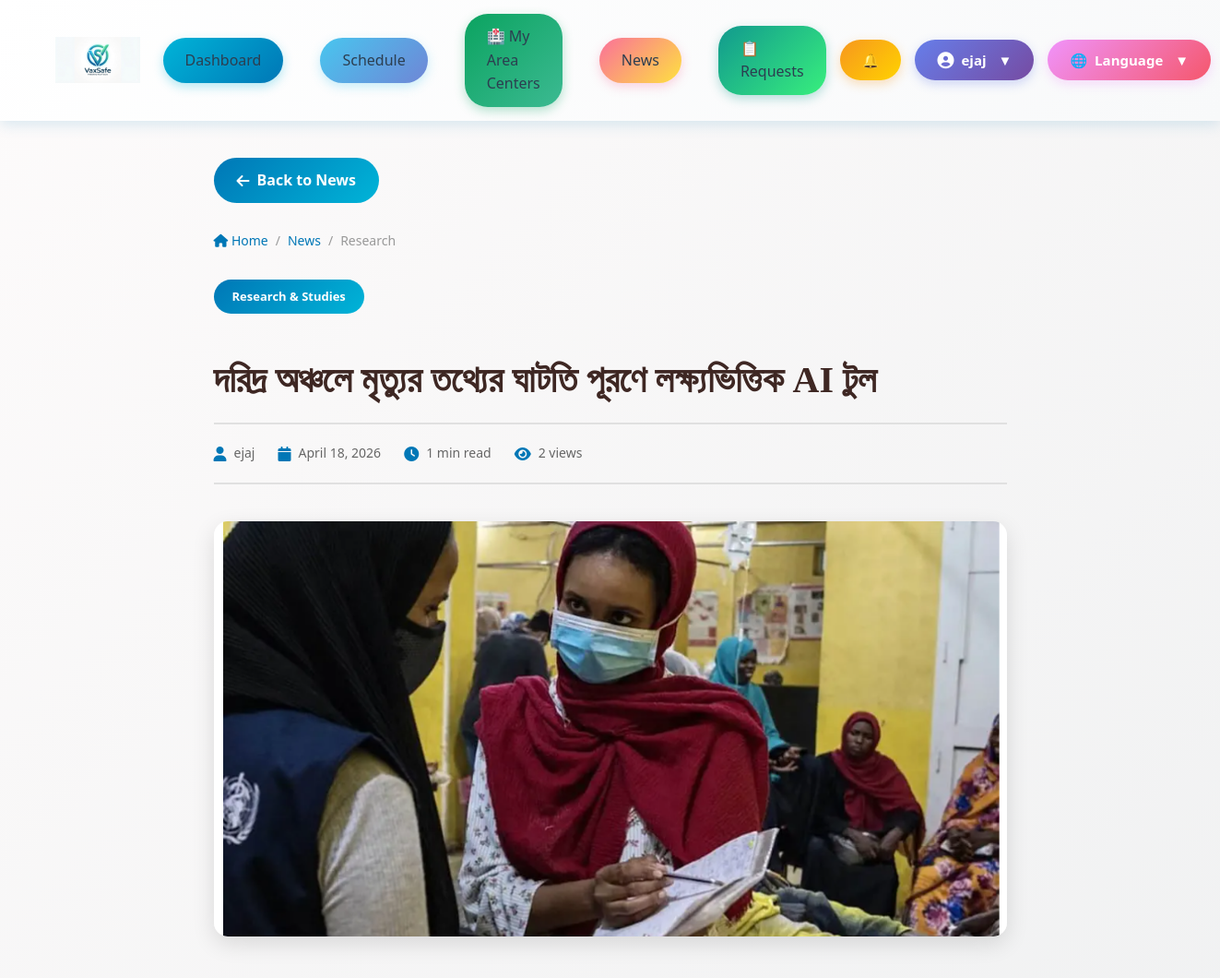
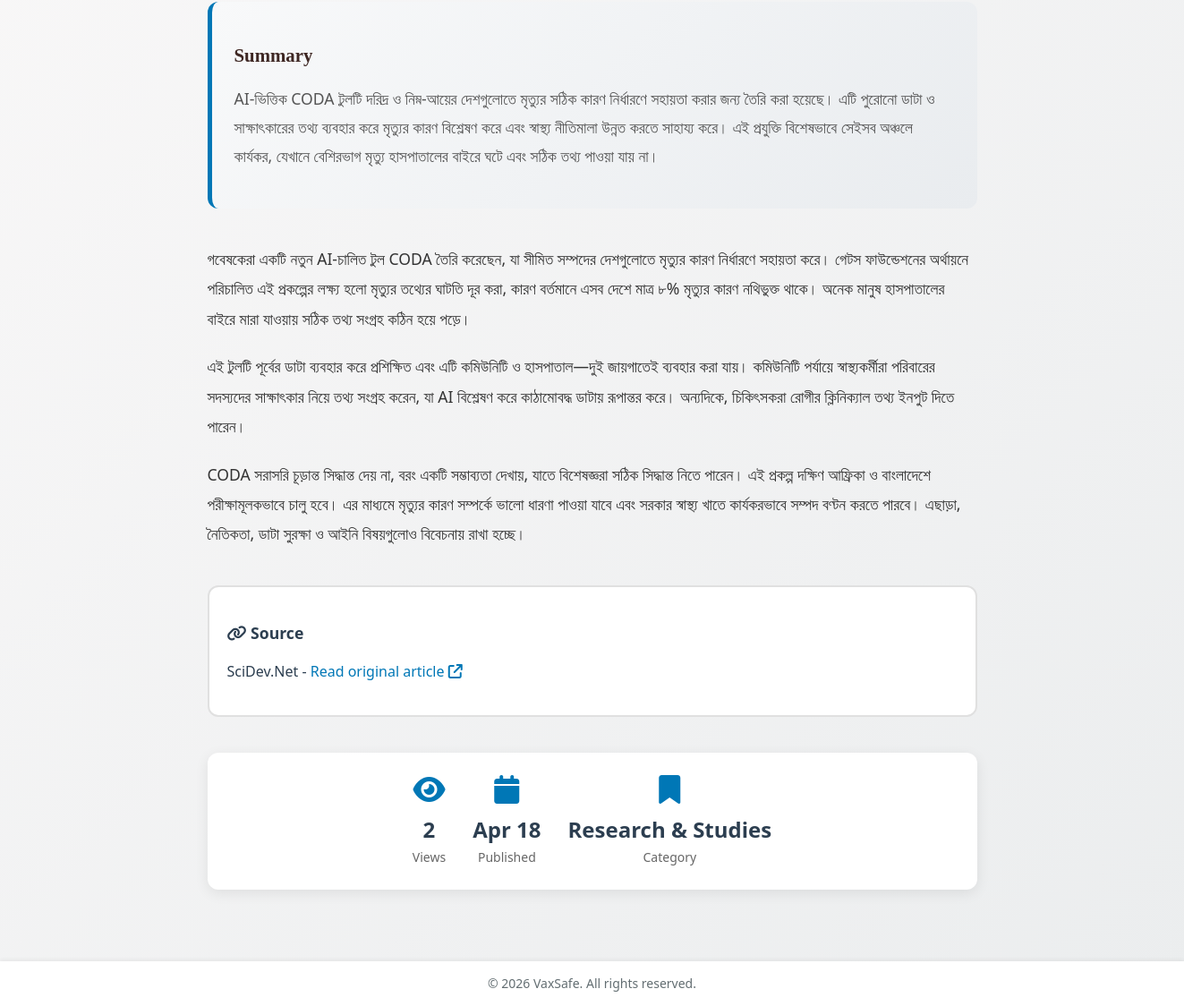
The app's page /news/ai/ (signed in) with its own data (2 pictures, top to bottom).
### vaxsafe/models.py (models this page shows, shortened)
class News(models.Model):
    CATEGORY_CHOICES = [
        ('General',   'General Health'),
        ('COVID-19',  'COVID-19'),
        ('Vaccines',  'Vaccines'),
        ('Research',  'Research & Studies'),
        ('Policy',    'Health Policy'),
        ('Awareness', 'Public Awareness'),
        ('Alert',     'Health Alert'),
    ]
    title        = models.CharField(max_length=300)
    slug         = models.SlugField(max_length=300, unique=True, blank=True)
    category     = models.CharField(max_length=50, choices=CATEGORY_CHOICES, default='General')
    summary      = models.TextField()
    content      = models.TextField()
    image        = models.ImageField(upload_to='news_images/', blank=True, null=True)
    source       = models.CharField(max_length=200, blank=True, null=True)
    source_url   = models.URLField(blank=True, null=True)
    is_published = models.BooleanField(default=True)
    is_featured  = models.BooleanField(default=False)
    published_date = models.DateTimeField(default=timezone.now)
    created_at   = models.DateTimeField(auto_now_add=True)
    updated_at   = models.DateTimeField(auto_now=True)
    author       = models.ForeignKey(
        User, on_delete=models.SET_NULL,
        null=True, blank=True, related_name='news_articles'
    )
    views = models.PositiveIntegerField(default=0)
    class Meta:
        ordering = ['-published_date']
        verbose_name = 'News Article'
        verbose_name_plural = 'News Articles'
        indexes = [
            models.Index(fields=['-published_date', 'is_published']),
            models.Index(fields=['category']),
        ]
    def save(self, *args, **kwargs):
        super().save(*args, **kwargs)
    def increment_views(self):
        self.views += 1
        self.save(update_fields=['views'])
    def get_reading_time(self):
        return f"{max(1, len(self.content.split()) // 200)} min read"

### vaxsafe/views.py (the view)
@login_required(login_url='login')
def news_detail(request, slug):
    news_item = get_object_or_404(News, slug=slug, is_published=True)
    news_item.increment_views()
    related = News.objects.filter(category=news_item.category, is_published=True).exclude(id=news_item.id).order_by('-published_date')[:3]
    return render(request, 'htmlpages/news_detail.html', {
        'news': news_item, 'related_news': related,
        'reading_time': news_item.get_reading_time(), 'title': news_item.title,
    })

### templates/htmlpages/news_detail.html (shortened to what this page needs)
{% extends 'base_log.html' %}
{% block body_class %}page-news_detail{% endblock %}
{% load static %}
{% block content %}
<div class="news-detail-container">
    <a href="{% url 'news_list' %}" class="back-button">
        <i class="fa fa-arrow-left"></i> Back to News
    </a>
    <div class="breadcrumb">
        <a href="{% url 'dashboard' %}"><i class="fa fa-home"></i> Home</a>
        <span>/</span>
        <a href="{% url 'news_list' %}">News</a>
        <span>/</span>
        <span>{{ news.category }}</span>
    </div>
    <div class="article-header">
        <span class="category-badge">{{ news.get_category_display }}</span>
        <h1>{{ news.title }}</h1>
        <div class="article-meta">
            {% if news.author %}
            <div class="meta-item">
                <i class="fa fa-user"></i>
                <span>{{ news.author.get_full_name|default:news.author.username }}</span>
            </div>
            {% endif %}
            <div class="meta-item">
                <i class="fa fa-calendar"></i>
                <span>{{ news.published_date|date:"F d, Y" }}</span>
            </div>
            <div class="meta-item">
                <i class="fa fa-clock"></i>
                <span>{{ reading_time }}</span>
            </div>
            <div class="meta-item">
                <i class="fa fa-eye"></i>
                <span>{{ news.views }} views</span>
            </div>
        </div>
    </div>
    {% if news.image %}
    <img src="{{ news.image.url }}" alt="{{ news.title }}" class="featured-image">
    {% endif %}
    <div class="article-summary">
        <h2>Summary</h2>
        <p>{{ news.summary }}</p>
    </div>
    <div class="article-content">
        {{ news.content|linebreaks }}
    </div>
    {% if news.source or news.source_url %}
    <div class="article-source">
        <h3><i class="fa fa-link"></i> Source</h3>
        <p>
            {% if news.source %}{{ news.source }}{% endif %}
            {% if news.source_url %}
                - <a href="{{ news.source_url }}" target="_blank" rel="noopener">
                    Read original article <i class="fa fa-external-link"></i>
                </a>
            {% endif %}
        </p>
    </div>
    {% endif %}
    <div class="engagement-stats">
        <div class="stat-box">
            <i class="fa fa-eye"></i>
            <div class="number">{{ news.views }}</div>
            <div class="label">Views</div>
        </div>
        <div class="stat-box">
            <i class="fa fa-calendar"></i>
            <div class="number">{{ news.published_date|date:"M d" }}</div>
            <div class="label">Published</div>
        </div>
        <div class="stat-box">
            <i class="fa fa-bookmark"></i>
            <div class="number">{{ news.get_category_display }}</div>
            <div class="label">Category</div>
        </div>
    </div>
</div>
{% endblock %}

### templates/nav_two.html (shortened to what this page needs)
{% load static %}
<nav class="nav_two">
  <div class="logo">
    <a href="{% url 'dashboard' %}">
      <img src="{% static 'images/logo.png' %}" alt="VaxSafe Logo">
    </a>
  </div>
  <ul class="nav-links">
    <li><a href="{% url 'dashboard' %}"       class="nav-btn nav-btn-1">Dashboard</a></li>
    <li><a href="{% url 'vaccine_schedule' %}" class="nav-btn nav-btn-2">Schedule</a></li>
    <li><a href="{% url 'area_centers' %}"     class="nav-btn nav-btn-3">🏥 My Area Centers</a></li>
    <li><a href="{% url 'news_list' %}"         class="nav-btn nav-btn-4">News</a></li>
    {% if request.user.is_staff or request.user.is_superuser %}
    <li>
      <a href="{% url 'admin_vaccine_requests' %}" class="nav-btn nav-btn-req"
         style="position:relative;" title="Pending Vaccine Requests">
        📋 Requests
      </a>
    </li>
    {% endif %}
    <li class="notif-menu" style="position:relative; display:inline-block;">
      <button class="nav-btn nav-btn-bell" id="notifToggle2"
              onclick="toggleNotifDropdown2(event)" style="position:relative;">
        🔔
      </button>
    </li>
    <li class="profile-menu">
      <button class="nav-btn nav-btn-profile" id="profile-btn"
              onclick="toggleDropdown(event, 'profile-dropdown')">
        <i class="fa fa-user-circle"></i>
        {{ request.user.first_name|default:request.user.username }}
        <span class="dropdown-arrow">▼</span>
      </button>
    </li>
<li class="lang-menu">
  <button class="nav-btn nav-btn-lang" id="lang-btn"
          onclick="toggleDropdown(event, 'lang-dropdown')">
    <span class="lang-globe">🌐</span>
    <span id="lang-current">Language</span>
    <span class="dropdown-arrow">▼</span>
  </button>
</li>
  </ul>
</nav>

### static/css/style.css (style rules this page uses)
:root { --primary-blue: #0077b6; --primary-teal: #00b4d8; --primary-cyan: #48cae4; --secondary-purple: #667eea; --secondary-violet: #764ba2; --secondary-pink: #fa709a; --accent-green: #0ba360; --accent-orange: #ff8c42; --accent-coral: #ff6b6b; --white: #ffffff; --light-gray: #f8f9fa; --medium-gray: #e1e8ed; --dark-gray: #2c3e50; --text-dark: #1a1a1a; --gradient-primary: linear-gradient(135deg, #00b4d8 0%, #0077b6 100%); --gradient-secondary: linear-gradient(135deg, #667eea 0%, #764ba2 100%); --gradient-success: linear-gradient(135deg, #0ba360 0%, #3cba92 100%); --gradient-sunset: linear-gradient(135deg, #fa709a 0%, #fee140 100%); --gradient-ocean: linear-gradient(135deg, #48c6ef 0%, #6f86d6 100%); --shadow-sm: 0 2px 8px rgba(0, 119, 182, 0.1); --shadow-md: 0 4px 15px rgba(0, 119, 182, 0.2); --shadow-lg: 0 8px 25px rgba(0, 119, 182, 0.3); --shadow-hover: 0 12px 35px rgba(0, 119, 182, 0.4); --radius-sm: 8px; --radius-md: 12px; --radius-lg: 16px; --radius-xl: 20px; --radius-full: 50px; --transition-fast: 0.2s ease; --transition-normal: 0.3s ease; --transition-slow: 0.5s ease; }
body { margin: 0; font-family: 'Hind Siliguri', 'Noto Sans Bengali', 'Segoe UI', Tahoma, Geneva, Verdana, sans-serif; color: var(--text-dark); background: var(--light-gray); line-height: 1.6; }
.logo img { height: 100%; max-height: 150px; width: auto; display: block; margin-left: 20px; }
.nav-links a { margin-left: 25px; text-decoration: none; color: var(--dark-gray); font-size: 16px; font-weight: 500; transition: color var(--transition-fast); position: relative; }
.nav-links a::after { content: ''; position: absolute; bottom: -5px; left: 0; width: 0; height: 2px; background: var(--primary-teal); transition: width var(--transition-normal); }
.dropdown-arrow { margin-left: auto; transition: transform var(--transition-normal); }
body.page-news_detail { background:linear-gradient(135deg,#fdfbfb 0%,#ebedee 100%);min-height:100vh }
body.page-news_detail h1,body.page-news_detail h2 { color:#3e2723;font-family:Georgia,serif }

### templates/base_log.html (style rules this page uses)
*, *::before, *::after { box-sizing: border-box; }
body { margin: 0; font-family: 'Segoe UI', Tahoma, Geneva, Verdana, sans-serif; background: #f4f6f9; color: #2c3e50; display: flex; flex-direction: column; min-height: 100vh; }

### records on screen
News: category "Research", category "Research & Studies", title "দরিদ্র অঞ্চলে মৃত্যুর তথ্যের ঘাটতি পূরণে লক্ষ্যভিত্তিক AI টুল", author.get_full_name "ejaj", published_date "April 18, 2026", views "2", image (picture), summary "AI-ভিত্তিক CODA টুলটি দরিদ্র ও নিম্ন-আয়ের দেশগুলোতে মৃত্যুর সঠিক কারণ নির্ধারণে সহায়তা করার জন্য তৈরি করা হয়েছে। এটি পুরোনো ডাটা ও সাক্ষাৎকারের তথ্য ব্যবহার করে মৃত্যুর কারণ বিশ্লেষণ করে এবং স্বাস্থ্য নীতিমালা উন্নত করতে সাহায্য করে। এই প্রযুক্তি বিশেষভাবে সেইসব অঞ্চলে কার্যকর, যেখানে বেশিরভাগ মৃত্যু হাসপাতালের বাইরে ঘটে এবং সঠিক তথ্য পাওয়া যায় না।", content "গবেষকেরা একটি নতুন AI-চালিত টুল CODA তৈরি করেছেন, যা সীমিত সম্পদের দেশগুলোতে মৃত্যুর কারণ নির্ধারণে সহায়তা করে। গেটস ফাউন্ডেশনের অর্থায়নে পরিচালিত এই প্রকল্পের লক্ষ্য হলো মৃত্যুর তথ্যের ঘাটতি দূর করা, কারণ বর্তমানে এসব দেশে মাত্র ৮% মৃত্যুর কারণ নথিভুক্ত থাকে। অনেক মানুষ হাসপাতালের বাইরে মারা যাওয়ায় সঠিক তথ্য সংগ্রহ কঠিন হয়ে পড়ে। এই টুলটি পূর্বের ডাটা ব্যবহার করে প্রশিক্ষিত এবং এটি কমিউনিটি ও হাসপাতাল—দুই জায়গাতেই ব্যবহার করা যায়। কমিউনিটি পর্যায়ে স্বাস্থ্যকর্মীরা পরিবারের সদস্যদের সাক্ষাৎকার নিয়ে তথ্য সংগ্রহ করেন, যা AI বিশ্লেষণ করে কাঠামোবদ্ধ ডাটায় রূপান্তর করে। অন্যদিকে, চিকিৎসকরা রোগীর ক্লিনিক্যাল তথ্য ইনপুট দিতে পারেন। CODA সরাসরি চূড়ান্ত সিদ্ধান্ত দেয় না, বরং একটি…", source "SciDev.Net", published_date "Apr 18"

### other values on screen
{{ request.user.first_name|default:request.user.username }} "ejaj"
{{ reading_time }} "1 min read"
